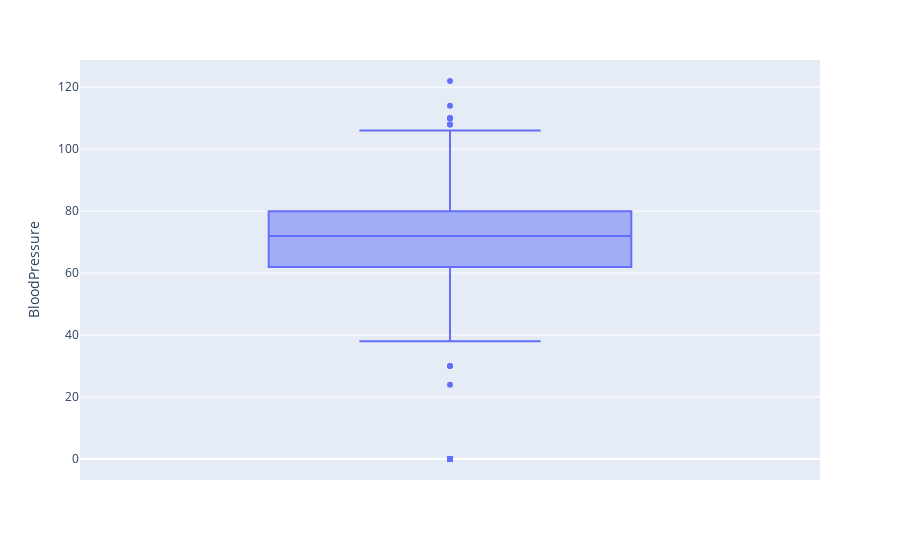

Source (notebook cell):
### Code cell
fig = px.box(df, y='BloodPressure')

fig.show()

### Figure 1 — Plotly figure (JSON) as saved in the notebook; plotly's stock layout.template omitted (floating-point values rounded to 4 significant figures; data arrays with more than 128 entries replaced by an {"elided": "..."} marker saying what was removed)
{"data": [{"alignmentgroup": "True", "hovertemplate": "BloodPressure=%{y}<extra></extra>", "legendgroup": "", "marker": {"color": "#636efa"}, "name": "", "notched": false, "offsetgroup": "", "orientation": "v", "showlegend": false, "type": "box", "x0": " ", "xaxis": "x", "y": {"elided": "768 int values"}, "y0": " ", "yaxis": "y"}], "layout": {"boxmode": "group", "legend": {"tracegroupgap": 0}, "margin": {"t": 60}, "xaxis": {"anchor": "y", "domain": [0, 1]}, "yaxis": {"anchor": "x", "domain": [0, 1], "title": {"text": "BloodPressure"}}}}
